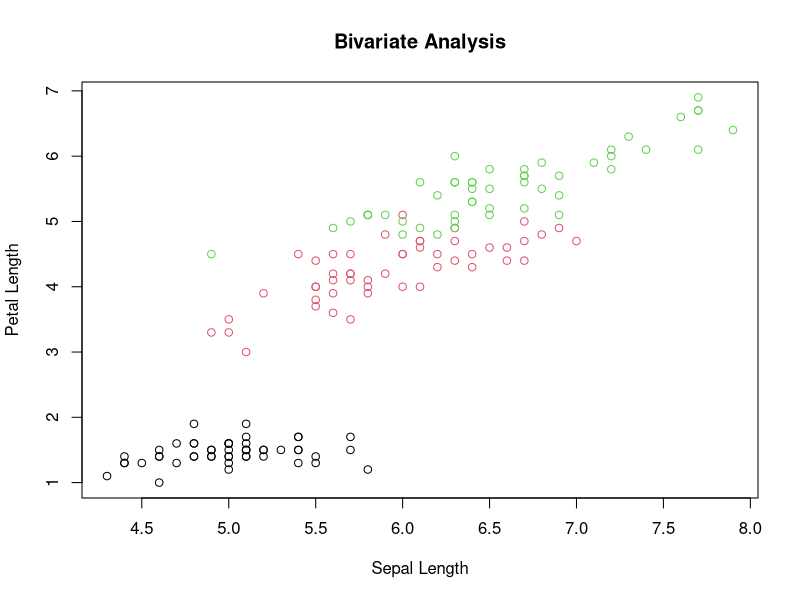
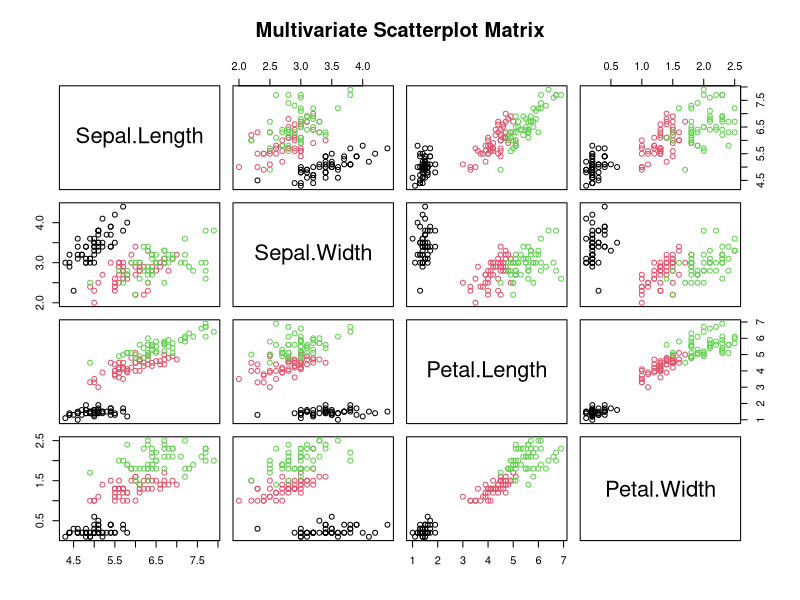

Write the R code that produced these figures, in order.
data(iris) 
df <- iris[, -5] 

cor_matrix <- cor(df) 
print(cor_matrix) 
plot(df$Sepal.Length, df$Petal.Length, col=iris$Species, 
     main="Bivariate Analysis", xlab="Sepal Length", ylab="Petal Length") 

pairs(df, col=iris$Species, main="Multivariate Scatterplot Matrix") 

fit <- manova(cbind(Sepal.Length, Sepal.Width, Petal.Length, Petal.Width) ~ Species, data=iris) 
summary(fit) 